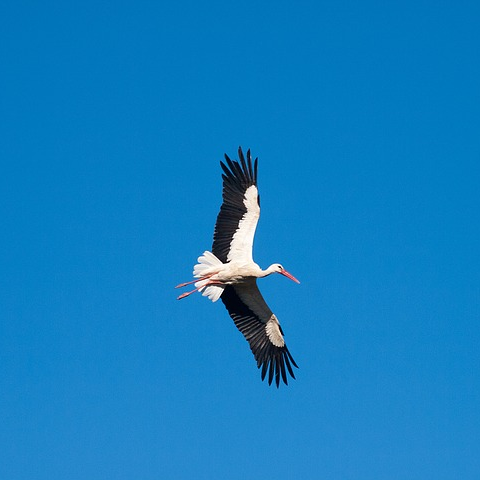
#> input picture tomograph/data/test_color.png, 480 x 480 px
$ python main.py
#> lines starting #> are read from the running program, lines starting #| are printed output that depends on the picture; long printed decimals are rounded
#!/usr/bin/python

import numpy as np
import sys
from PIL import Image

class Tomograph:
	def __init__(self, alpha, detectorCount, detectorWidth, imagePath):
#> called with alpha = 90, detectorCount = 1, detectorWidth = 2, imagePath = './data/test_color.png'
		self.alpha = alpha
		self.currentAlpha = 0
		self.detectorCount = detectorCount if detectorCount % 2 == 1 else detectorCount + 1
		self.detectorWidth = detectorWidth
		self.orginalImg = np.array(Image.open(imagePath).convert('L'))
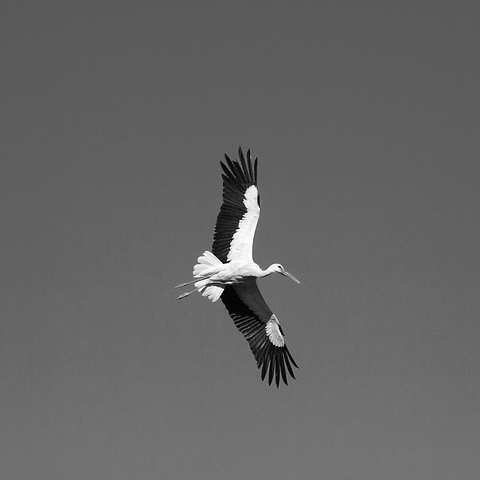
#> self.orginalImg: shape (480, 480); min 0, max 254, mean 101
		self.radius = min(len(self.orginalImg), len(self.orginalImg[0])) / 2
#> self.radius = 240
		if self.detectorCount * self.detectorWidth >= self.radius * 2:
			sys.exit("Too many detectors or detectors are too wide.")

	def getAlpha(self):
		return self.alpha

	def getDetectorCount(self):
		return self.detectorCount

	def getDetectorWidth(self):
		return self.detectorWidth

	def getDetectorPoints(self):
		detectors = []
		for detector in range(self.detectorCount):
			#TODO Shift detectors
			start = (self.radius + self.radius * np.cos(np.deg2rad(self.currentAlpha)), self.radius + self.radius * np.sin(np.deg2rad(self.currentAlpha)))
			end =  (self.radius + self.radius * np.cos(np.deg2rad(self.currentAlpha + 180 % 360)), self.radius + self.radius * np.sin(np.deg2rad(self.currentAlpha + 180 % 360)))
			detectors.append((start, end))
#> this loop made 1 pass
#> (start, end) on pass 1: ((480, 240), (0, 240))
#> after the loop, detectors = [((480, 240), (0, 240))]
		print(detectors)
#| [((480.0, 240.0), (0.0, 240.000))]

	def nextStep(self):
		self.currentAlpha = self.currentAlpha + self.alpha if self.currentAlpha + self.alpha < 360 else 0
#> self.currentAlpha = 90


tmp = Tomograph(90,1,2,"./data/test_color.png")
tmp.getDetectorPoints()
tmp.nextStep()
tmp.getDetectorPoints()
#> the loop in getDetectorPoints (call 2), `for detector in range(self.detectorCount):` made 1 pass
#> (start, end) on pass 1: ((240, 480), (240, 0))
#| [((240.000, 480.0), (240.000, 0.0))]
